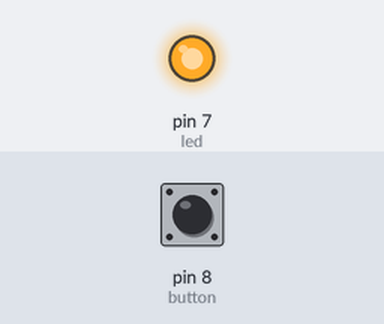
This sketch was run on a simulated Arduino Uno, built with avr-gcc and run on an emulated ATmega328P. On the bench: output pins drawn as LEDs (lit = HIGH). The inputs (shaded band) are chosen by the test bench; at power-on: pin 8 (button) LOW.

Above: at 1.2 s.
1.3 s: pin 8 (button) pulled HIGH for 0.15 s
At 2.4 s:
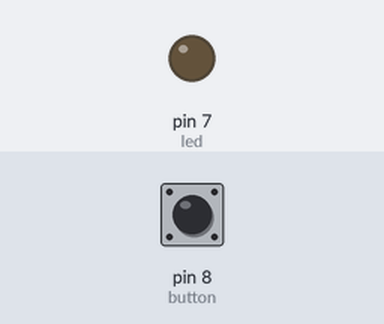
2.9 s: pin 8 (button) pulled HIGH for 1 s
At 3.6 s:
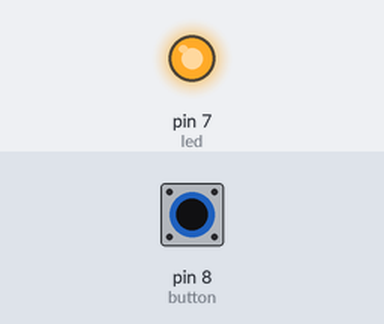
5.4 s: pin 8 (button) pulled HIGH for 3.2 s
At 6.7 s:
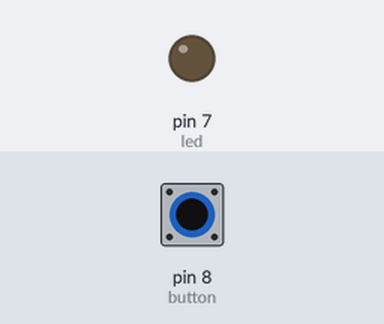
Timing chart, 0 to 8.4 s (numbered marks = the images above; inputs shaded):
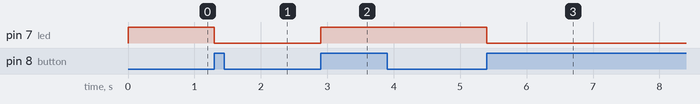

The sketch:

button.ino
```cpp
  int button = 8;
  int led = 7;

  int ledState = HIGH;
  int buttonCurrent;
  int buttonPrevious = LOW;

void setup()
{
  pinMode(button, INPUT);
  pinMode(led, OUTPUT);
}

void loop()
{
  buttonCurrent = digitalRead(button);

  if (buttonCurrent == HIGH && buttonPrevious == LOW)
  {
    if (ledState == HIGH)
    {
      ledState = LOW;
    }
    else
   {
      ledState = HIGH;
   }
  }

  digitalWrite(led, ledState);
  buttonPrevious = buttonCurrent;
}
```

Measured:
- after the input at 1.3 s, pin 7 (led): HIGH → LOW at once
- after the input at 2.9 s, pin 7 (led): LOW → HIGH at once
- after the input at 5.4 s, pin 7 (led): HIGH → LOW at once
